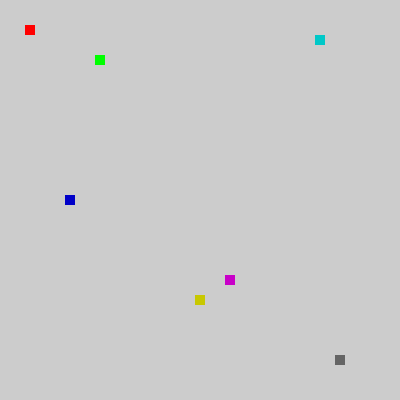
Frame 1 (no input)
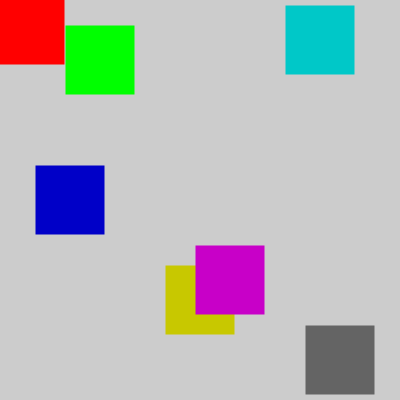
Frame 60 (the mouse pressed at the canvas centre just before this capture)
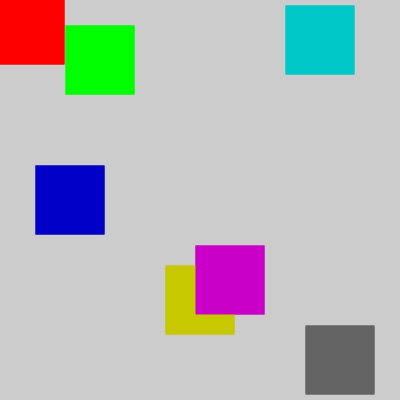
Frame 120 (the mouse held since frame 60 and released just before this capture)

The Processing sketch that drew these frames (run headless with seeded random() and noise(); from frame 60 on, the mouse is pressed at the canvas centre):

// Processing sketch: processing_146462
// ── processing_146462.pde


float [ ] x ={ 30,  100,  70,  200,  230,  320,  340, };
float [ ] y = { 30, 60, 200, 300, 280, 40, 360 };
color [ ] col = {
                color( 255, 0, 0 ),
                color( 0, 255, 0 ),
                color( 0, 0, 200 ),
                color( 200, 200, 0 ),
                color( 200, 0, 200 ),
                color( 0, 200, 200 ),
                color( 100 )
                };
float size = 10;

void setup( )
{
   size( 400, 400 );  
   rectMode( CENTER );
   noStroke( );
}

void draw( )
{
    drawFigures( );
    size = size + 1;
}

void drawFigures( )
{
  for ( int i=0; i< x.length; i++ )
  {
    fill( col[i] );
    rect ( x[i], y[i], size, size );
  }
}  

void mousePressed()
{
  if(mouseButton == LEFT);
  {
    background (200);
    size = 10;
  }   
}
